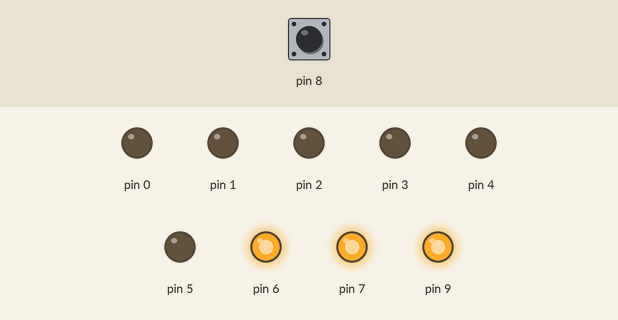
Simulated run of this sketch. Board: Arduino Uno, built with avr-gcc and run on an emulated ATmega328P. On the bench: output pins drawn as LEDs (lit = HIGH). Dashed ring = blinking. The test bench sets the inputs (shaded band); at power-on: pin 8 LOW.

Above: at 1.2 s.
1.3 s: pin 8 driven HIGH
At 2.3 s:
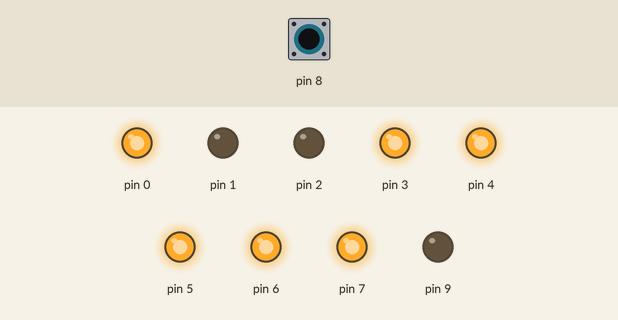
2.8 s: pin 8 pulsed LOW 2 times (0.12 s each, 0.3 s apart)
At 4.5 s:
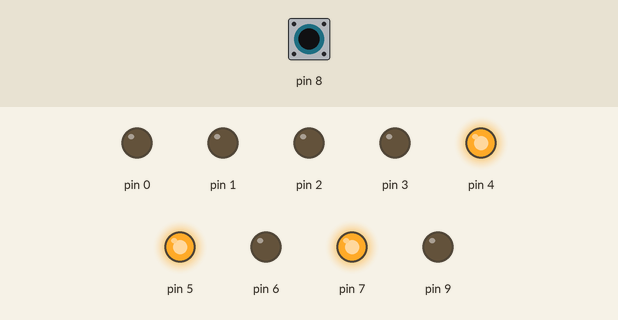
4.9 s: pin 8 pulsed LOW 5 times (0.12 s each, 0.3 s apart)
At 6.8 s:
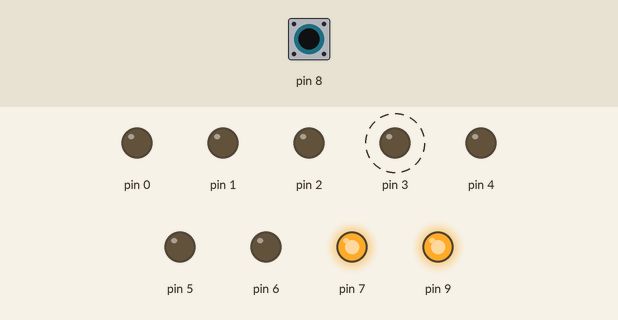
Timing chart, 0 to 8.3 s (numbered marks = the images above; inputs shaded):
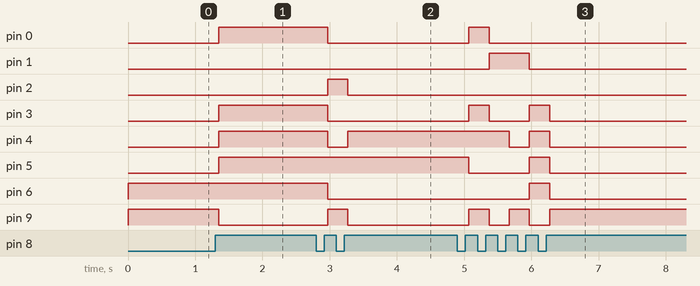

The sketch:

whistle_lamp.ino
```cpp
  int d0[]={0,0,0,0,0,0,1,1};
  int d1[]={1,0,0,1,1,1,1,1};
  int d2[]={0,0,1,0,0,1,0,1};
  int d3[]={0,0,0,0,1,1,0,1};
  int d4[]={1,0,0,1,1,0,0,1};
  int d5[]={0,1,0,0,1,0,0,1};
  int d6[]={0,1,0,0,0,0,0,1};
  int d7[]={0,0,0,1,1,1,1,1};
  int d8[]={0,0,0,0,0,0,0,1};
  int d9[]={0,0,0,0,1,0,0,1};
  int dot[]={1,1,1,1,1,1,1,0};

  int iloscDzwiekow=0;
  int stanCzujnika=0;
  int aktualnyStanCzujnika;
  int poprzedniStanCzujnika=0;
  int dlugoscDzwieku=50;
  unsigned long czasDzwieku=0;
  bool swiatlo=true;

void setup()
{
  for(int i = 0; i < 8; i++){
     pinMode(i, OUTPUT);
     digitalWrite(i, HIGH);
  }
  pinMode(8, INPUT);
  pinMode(9, OUTPUT);
  digitalWrite(9,swiatlo);
}

void loop()
{
  digitalWrite(9,swiatlo);
  aktualnyStanCzujnika=digitalRead(8);
    if(aktualnyStanCzujnika!=poprzedniStanCzujnika)
    {
      czasDzwieku=millis();
    }
    if(millis()-czasDzwieku > dlugoscDzwieku)
    {
      if(aktualnyStanCzujnika!=stanCzujnika)
      {
        stanCzujnika=aktualnyStanCzujnika;

         if(stanCzujnika==HIGH)
       {
        swiatlo=!swiatlo;
        if(iloscDzwiekow<10)
        {
          iloscDzwiekow++;
        }
        else
        {
          iloscDzwiekow=0;
        }
       }
      }

    }
  poprzedniStanCzujnika=aktualnyStanCzujnika;


  liczba(iloscDzwiekow);
}


void liczba(int num)
{
  switch(num)
  {
    case 0:
    for(int i=0;i<8;i++)
    {
      digitalWrite(i,d0[i]);
    }
    break;
    case 1:
    for(int i=0;i<8;i++)
    {
      digitalWrite(i,d1[i]);
    }
    break;
    case 2:
    for(int i=0;i<8;i++)
    {
      digitalWrite(i,d2[i]);
    }
    break;
    case 3:
    for(int i=0;i<8;i++)
    {
      digitalWrite(i,d3[i]);
    }
    break;
    case 4:
    for(int i=0;i<8;i++)
    {
      digitalWrite(i,d4[i]);
    }
    break;
    case 5:
    for(int i=0;i<8;i++)
    {
      digitalWrite(i,d5[i]);
    }
    break;
    case 6:
    for(int i=0;i<8;i++)
    {
      digitalWrite(i,d6[i]);
    }
    break;
    case 7:
    for(int i=0;i<8;i++)
    {
      digitalWrite(i,d7[i]);
    }
    break;
    case 8:
    for(int i=0;i<8;i++)
    {
      digitalWrite(i,d8[i]);
    }
    break;
    case 9:
    for(int i=0;i<8;i++)
    {
      digitalWrite(i,d9[i]);
    }
    break;


  }
}

void licz()
{
  for(int i=0;i<8;i++)
  {
    digitalWrite(i,d0[i]);
  }
  delay(1000);
  for(int i=0;i<8;i++)
  {
    digitalWrite(i,d1[i]);
  }
  delay(1000);
  for(int i=0;i<8;i++)
  {
    digitalWrite(i,d2[i]);
  }
  delay(1000);
 for(int i=0;i<8;i++)
  {
    digitalWrite(i,d3[i]);
  }
  delay(1000);
  for(int i=0;i<8;i++)
  {
    digitalWrite(i,d4[i]);
  }
  delay(1000);
  for(int i=0;i<8;i++)
  {
    digitalWrite(i,d5[i]);
  }
  delay(1000);
  for(int i=0;i<8;i++)
  {
    digitalWrite(i,d6[i]);
  }
  delay(1000);
  for(int i=0;i<8;i++)
  {
    digitalWrite(i,d7[i]);
  }
  delay(1000);
  for(int i=0;i<8;i++)
  {
    digitalWrite(i,d8[i]);
  }
  delay(1000);
 for(int i=0;i<8;i++)
  {
    digitalWrite(i,d9[i]);
  }
  delay(1000);
}
```

Measured:
- after the input at 1.3 s, pin 0, pin 3–5: LOW → HIGH after 0.05 s; pin 9: HIGH → LOW after 0.05 s
- after the input at 2.8 s, pin 0, pin 3, pin 6: HIGH → LOW after 0.17 s; pin 2, pin 9: LOW → HIGH after 0.17 s, → LOW 0.30 s later; pin 4: HIGH → LOW after 0.17 s, → HIGH 0.30 s later
- after the input at 4.9 s, pin 0: LOW → HIGH after 0.17 s, → LOW 0.30 s later; pin 1: LOW → HIGH after 0.47 s, → LOW 0.60 s later
